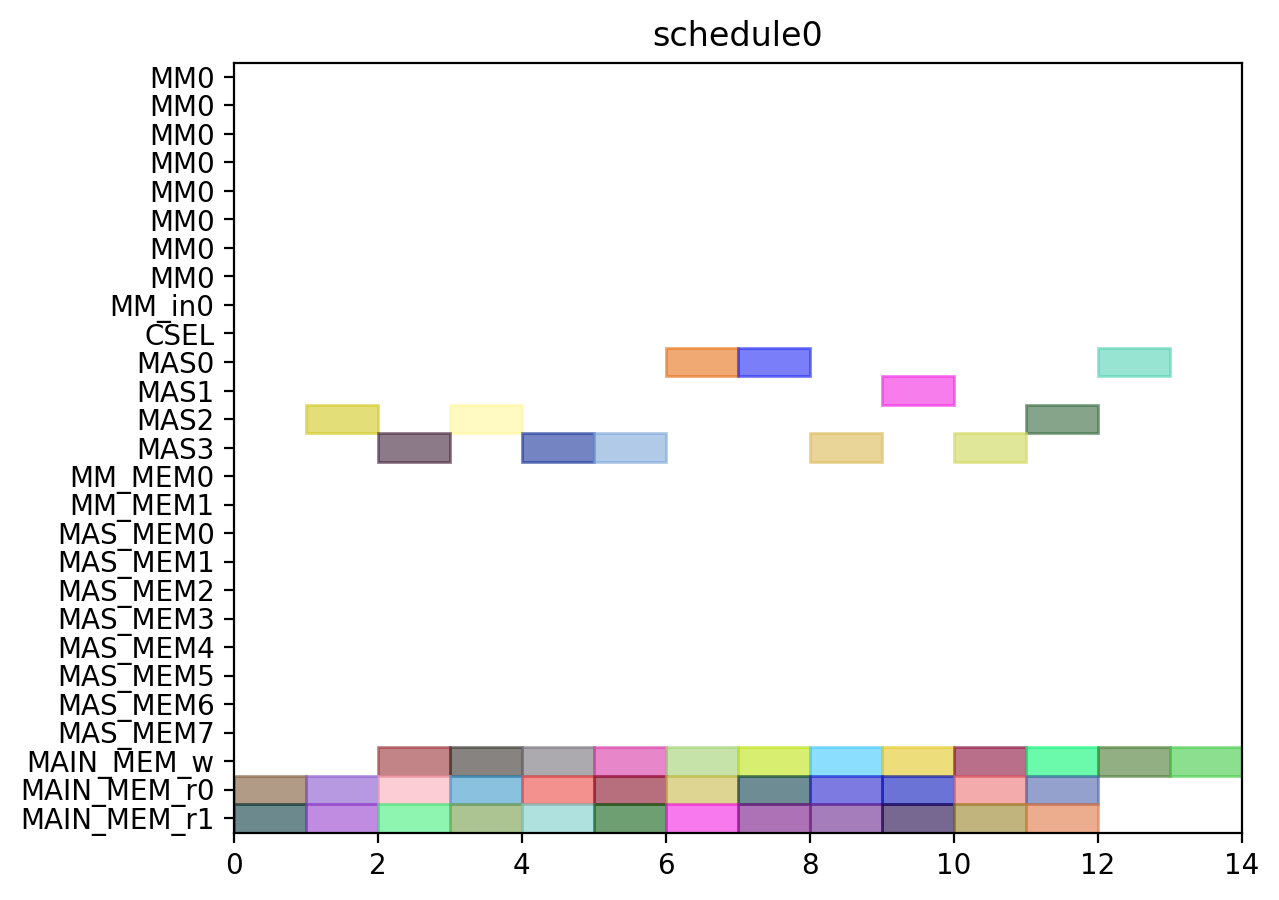

Generate this figure with Python:
from pyschedule import Scenario, solvers, plotters, alt


def solve():
	horizon = 120
	S = Scenario("schedule0", horizon=horizon)

	# resource
	MM = S.Resources('MM', num=1, size=8)
	MM_in = S.Resources('MM_in', num=1)
	CSEL = S.Resource('CSEL')
	MAS = S.Resources('MAS', num=4, size=1, periods=range(1, horizon))
	MM_MEM = S.Resources('MM_MEM', num=2)
	MAS_MEM = S.Resources('MAS_MEM', num=8)
	MAIN_MEM_w = S.Resource('MAIN_MEM_w', size=1)
	MAIN_MEM_r = S.Resources('MAIN_MEM_r', num=2)

	# result of previous scheduling

	# new tasks
	c000 = S.Task('c000', length=1, delay_cost=1)
	c000 += alt(MAS)
	S += 0<c000

	c000_w = S.Task('c000_w', length=1, delay_cost=1)
	c000_w += alt(MAIN_MEM_w)
	S += c000 <= c000_w

	c000_mem0 = S.Task('c000_mem0', length=1, delay_cost=1)
	c000_mem0 += MAIN_MEM_r[0]
	S += c000_mem0 <= c000

	c000_mem1 = S.Task('c000_mem1', length=1, delay_cost=1)
	c000_mem1 += MAIN_MEM_r[1]
	S += c000_mem1 <= c000

	c001 = S.Task('c001', length=1, delay_cost=1)
	c001 += alt(MAS)
	S += 0<c001

	c001_w = S.Task('c001_w', length=1, delay_cost=1)
	c001_w += alt(MAIN_MEM_w)
	S += c001 <= c001_w

	c001_mem0 = S.Task('c001_mem0', length=1, delay_cost=1)
	c001_mem0 += MAIN_MEM_r[0]
	S += c001_mem0 <= c001

	c001_mem1 = S.Task('c001_mem1', length=1, delay_cost=1)
	c001_mem1 += MAIN_MEM_r[1]
	S += c001_mem1 <= c001

	c010 = S.Task('c010', length=1, delay_cost=1)
	c010 += alt(MAS)
	S += 0<c010

	c010_w = S.Task('c010_w', length=1, delay_cost=1)
	c010_w += alt(MAIN_MEM_w)
	S += c010 <= c010_w

	c010_mem0 = S.Task('c010_mem0', length=1, delay_cost=1)
	c010_mem0 += MAIN_MEM_r[0]
	S += c010_mem0 <= c010

	c010_mem1 = S.Task('c010_mem1', length=1, delay_cost=1)
	c010_mem1 += MAIN_MEM_r[1]
	S += c010_mem1 <= c010

	c011 = S.Task('c011', length=1, delay_cost=1)
	c011 += alt(MAS)
	S += 0<c011

	c011_w = S.Task('c011_w', length=1, delay_cost=1)
	c011_w += alt(MAIN_MEM_w)
	S += c011 <= c011_w

	c011_mem0 = S.Task('c011_mem0', length=1, delay_cost=1)
	c011_mem0 += MAIN_MEM_r[0]
	S += c011_mem0 <= c011

	c011_mem1 = S.Task('c011_mem1', length=1, delay_cost=1)
	c011_mem1 += MAIN_MEM_r[1]
	S += c011_mem1 <= c011

	c100 = S.Task('c100', length=1, delay_cost=1)
	c100 += alt(MAS)
	S += 0<c100

	c100_w = S.Task('c100_w', length=1, delay_cost=1)
	c100_w += alt(MAIN_MEM_w)
	S += c100 <= c100_w

	c100_mem0 = S.Task('c100_mem0', length=1, delay_cost=1)
	c100_mem0 += MAIN_MEM_r[0]
	S += c100_mem0 <= c100

	c100_mem1 = S.Task('c100_mem1', length=1, delay_cost=1)
	c100_mem1 += MAIN_MEM_r[1]
	S += c100_mem1 <= c100

	c101 = S.Task('c101', length=1, delay_cost=1)
	c101 += alt(MAS)
	S += 0<c101

	c101_w = S.Task('c101_w', length=1, delay_cost=1)
	c101_w += alt(MAIN_MEM_w)
	S += c101 <= c101_w

	c101_mem0 = S.Task('c101_mem0', length=1, delay_cost=1)
	c101_mem0 += MAIN_MEM_r[0]
	S += c101_mem0 <= c101

	c101_mem1 = S.Task('c101_mem1', length=1, delay_cost=1)
	c101_mem1 += MAIN_MEM_r[1]
	S += c101_mem1 <= c101

	c110 = S.Task('c110', length=1, delay_cost=1)
	c110 += alt(MAS)
	S += 0<c110

	c110_w = S.Task('c110_w', length=1, delay_cost=1)
	c110_w += alt(MAIN_MEM_w)
	S += c110 <= c110_w

	c110_mem0 = S.Task('c110_mem0', length=1, delay_cost=1)
	c110_mem0 += MAIN_MEM_r[0]
	S += c110_mem0 <= c110

	c110_mem1 = S.Task('c110_mem1', length=1, delay_cost=1)
	c110_mem1 += MAIN_MEM_r[1]
	S += c110_mem1 <= c110

	c111 = S.Task('c111', length=1, delay_cost=1)
	c111 += alt(MAS)
	S += 0<c111

	c111_w = S.Task('c111_w', length=1, delay_cost=1)
	c111_w += alt(MAIN_MEM_w)
	S += c111 <= c111_w

	c111_mem0 = S.Task('c111_mem0', length=1, delay_cost=1)
	c111_mem0 += MAIN_MEM_r[0]
	S += c111_mem0 <= c111

	c111_mem1 = S.Task('c111_mem1', length=1, delay_cost=1)
	c111_mem1 += MAIN_MEM_r[1]
	S += c111_mem1 <= c111

	c200 = S.Task('c200', length=1, delay_cost=1)
	c200 += alt(MAS)
	S += 0<c200

	c200_w = S.Task('c200_w', length=1, delay_cost=1)
	c200_w += alt(MAIN_MEM_w)
	S += c200 <= c200_w

	c200_mem0 = S.Task('c200_mem0', length=1, delay_cost=1)
	c200_mem0 += MAIN_MEM_r[0]
	S += c200_mem0 <= c200

	c200_mem1 = S.Task('c200_mem1', length=1, delay_cost=1)
	c200_mem1 += MAIN_MEM_r[1]
	S += c200_mem1 <= c200

	c201 = S.Task('c201', length=1, delay_cost=1)
	c201 += alt(MAS)
	S += 0<c201

	c201_w = S.Task('c201_w', length=1, delay_cost=1)
	c201_w += alt(MAIN_MEM_w)
	S += c201 <= c201_w

	c201_mem0 = S.Task('c201_mem0', length=1, delay_cost=1)
	c201_mem0 += MAIN_MEM_r[0]
	S += c201_mem0 <= c201

	c201_mem1 = S.Task('c201_mem1', length=1, delay_cost=1)
	c201_mem1 += MAIN_MEM_r[1]
	S += c201_mem1 <= c201

	c210 = S.Task('c210', length=1, delay_cost=1)
	c210 += alt(MAS)
	S += 0<c210

	c210_w = S.Task('c210_w', length=1, delay_cost=1)
	c210_w += alt(MAIN_MEM_w)
	S += c210 <= c210_w

	c210_mem0 = S.Task('c210_mem0', length=1, delay_cost=1)
	c210_mem0 += MAIN_MEM_r[0]
	S += c210_mem0 <= c210

	c210_mem1 = S.Task('c210_mem1', length=1, delay_cost=1)
	c210_mem1 += MAIN_MEM_r[1]
	S += c210_mem1 <= c210

	c211 = S.Task('c211', length=1, delay_cost=1)
	c211 += alt(MAS)
	S += 0<c211

	c211_w = S.Task('c211_w', length=1, delay_cost=1)
	c211_w += alt(MAIN_MEM_w)
	S += c211 <= c211_w

	c211_mem0 = S.Task('c211_mem0', length=1, delay_cost=1)
	c211_mem0 += MAIN_MEM_r[0]
	S += c211_mem0 <= c211

	c211_mem1 = S.Task('c211_mem1', length=1, delay_cost=1)
	c211_mem1 += MAIN_MEM_r[1]
	S += c211_mem1 <= c211

	solvers.mip.solve(S,msg=1,kind='CPLEX',ratio_gap=1.01)

	solution = [['hoge']*len(S.solution()[1]) for i in range(len(S.solution()))]
	for i in range(len(S.solution())):
		for j in range(len(S.solution()[i])):
			solution[i][j]=str(S.solution()[i][j])
	print(solution)

	cycles = int(solution[-1][3])

	pic_file_name = "/home/mfukuda/ABE/multiRAM_multiMAS_16mux/scheduling_result/stage8MM1_stage1MAS4/CONJ/schedule0.png"
	if(S.solution() != []):
		plotters.matplotlib.plot(S,img_filename=pic_file_name, show_task_labels=False, fig_size=(cycles*0.25+3, 5))

	return solution
